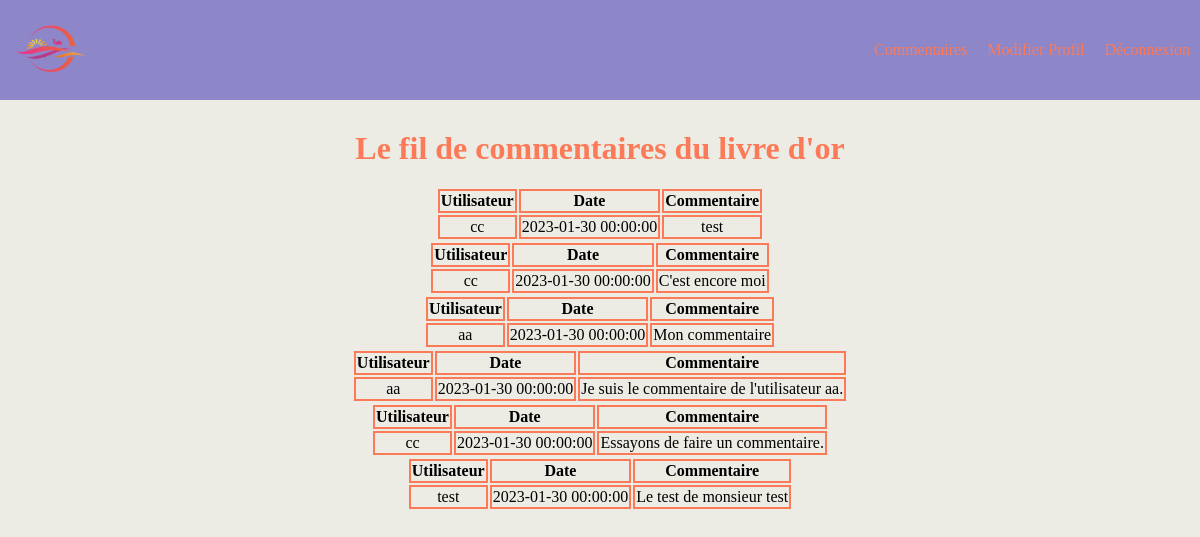
Screenshot of /livre-or.php with the database file from the repository.
### tables this page shows
CREATE TABLE `commentaires` (
  `id` int(11) NOT NULL,
  `commentaire` text NOT NULL,
  `id_utilisateur` int(11) NOT NULL,
  `date` datetime NOT NULL
);

CREATE TABLE `utilisateurs` (
  `id` int(11) NOT NULL,
  `login` varchar(255) NOT NULL,
  `password` varchar(255) NOT NULL
);

### livre-or.php (the view, shortened to what this page needs)
<?php
require_once('config.php');
$getUser = $database->query("SELECT login, commentaire, date FROM commentaires INNER JOIN utilisateurs ON utilisateurs.id = commentaires.id_utilisateur ORDER BY date DESC");
$livreor = $getUser->fetchAll();
?>
<!DOCTYPE html>
<html lang="fr">
<head>
    <link rel="stylesheet" href="style/style.css">
</head>
<body>
<header>
<div class="head_nav">
    <a href="index.php"><div class="head_logo">
        <img class="logo" src="style/img/logo.png" alt ="logo voyage désert">
    </div></a>
    <div class="head_btn">
        <p><a href="commentaire.php">Commentaires</a></p>
        <p><a href="profil.php">Modifier Profil</a></p>
        <p><a href="logout.php">Déconnexion</a></p>
    </div>
</div>
</header>
<h1>Le fil de commentaires du livre d'or</h1>
<?php
foreach($livreor as $livredor): ?>
<div class="livreorTable">
<table>
    <tr>
        <th>Utilisateur</th>
        <th>Date</th>
        <th>Commentaire</th>
    </tr>
    <tr>
        <td><?php echo $livredor["login"]; ?></td>
        <td><?php echo $livredor["date"]; ?></td>
        <td><?php echo $livredor["commentaire"]; ?></td>
    </tr>
</table>
</div>
<?php endforeach; ?>
</body>
</html>

### style/style.css (style rules this page uses)
body { background-color: #ECEBE4; margin: 0; padding: 0; }
header { background-color: #8D86C9; }
.head_nav { display: flex; align-items: center; }
.head_logo { width: 100px; height: 100px; margin-right: auto; }
.logo { width: 100%; height: 100%; }
.head_btn { display: flex; flex-direction: row; margin-left: auto; }
p { padding: 10px; text-align: justify; }
a { text-decoration: none; color: #FC7A57; }
h1 { text-align: center; position: relative; margin-left: auto; margin-right: auto; margin-top: 30px; margin-bottom: 20px; color: #FC7A57; }
.livreorTable { display: flex; justify-content: center; }
th { border: 2px solid #FC7A57; text-align: center; }
td { border: 2px solid #FC7A57; text-align: center; }

### rows the page displays
commentaires: id_utilisateur.login "cc", date "2023-01-30 00:00:00", commentaire "test"
commentaires: id_utilisateur.login "cc", date "2023-01-30 00:00:00", commentaire "C'est encore moi"
commentaires: id_utilisateur.login "aa", date "2023-01-30 00:00:00", commentaire "Mon commentaire"
commentaires: id_utilisateur.login "aa", date "2023-01-30 00:00:00", commentaire "Je suis le commentaire de l'utilisateur aa."
commentaires: id_utilisateur.login "cc", date "2023-01-30 00:00:00", commentaire "Essayons de faire un commentaire."
commentaires: id_utilisateur.login "test", date "2023-01-30 00:00:00", commentaire "Le test de monsieur test"
